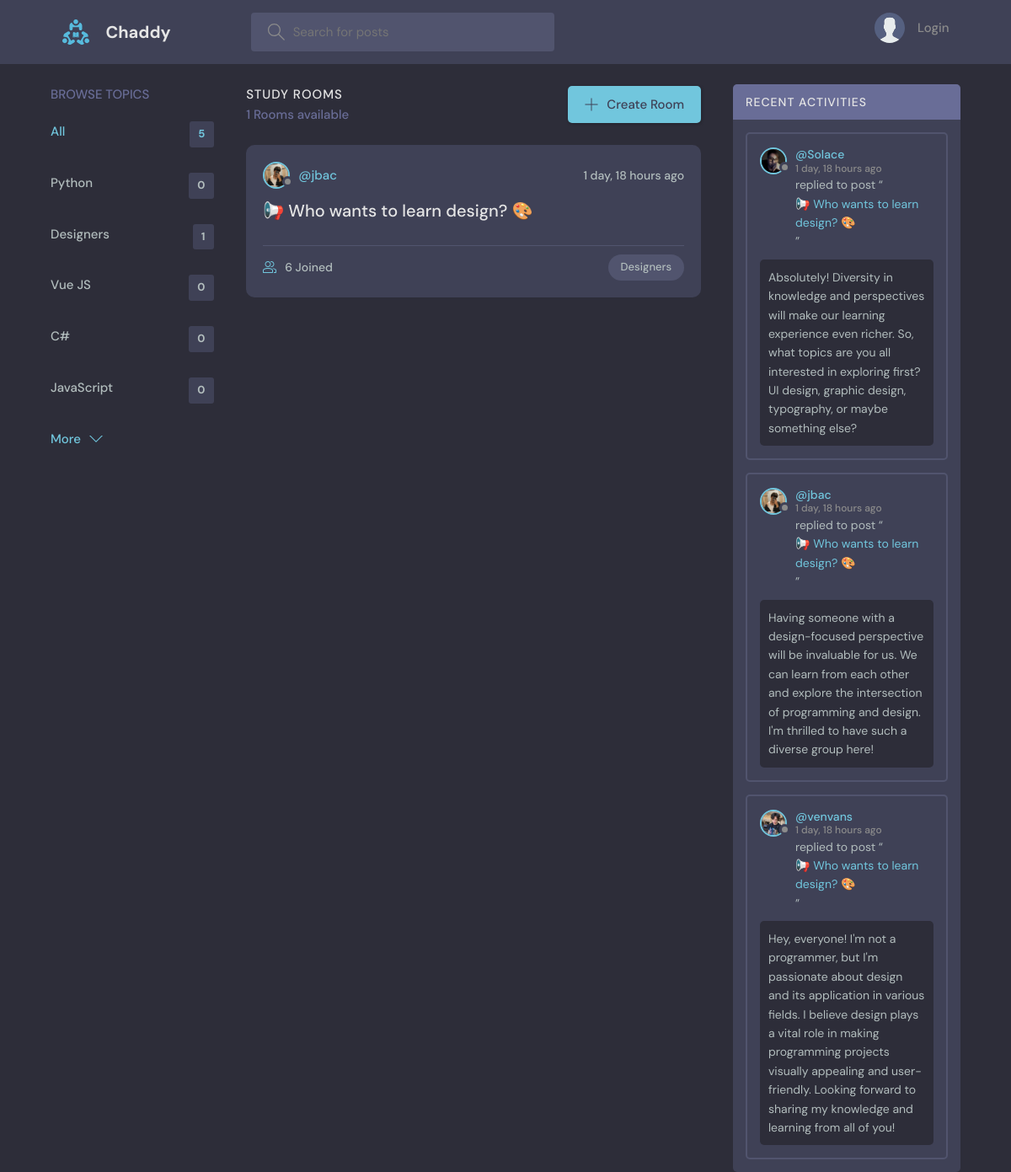
The page / on the database its author committed.
### base/models.py (models this page shows, shortened)
class Topic(models.Model):
    name = models.CharField(max_length=200)

class Room(models.Model):
    host = models.ForeignKey(User, on_delete=models.SET_NULL, null=True)
    topic = models.ForeignKey(Topic, on_delete=models.SET_NULL, null=True)
    name = models.CharField(max_length=200)
    description = models.TextField(null=True, blank=True)
    participants = models.ManyToManyField(
        User, related_name='participants', blank=True)
    updated = models.DateTimeField(auto_now=True)
    created = models.DateTimeField(auto_now_add=True)
    class Meta:
        ordering = ['-updated', '-created']
    def __str__(self):
        return self.name

class User(AbstractUser):
    name = models.CharField(max_length=200, null=True)
    email = models.EmailField(unique=True, null=True)
    bio = models.TextField(null=True)
    avatar = models.ImageField(null=True, default="avatar.svg")
    USERNAME_FIELD = 'email'
    REQUIRED_FIELDS = []

class Message(models.Model):
    user = models.ForeignKey(User, on_delete=models.CASCADE)
    room = models.ForeignKey(Room, on_delete=models.CASCADE)
    body = models.TextField()
    updated = models.DateTimeField(auto_now=True)
    created = models.DateTimeField(auto_now_add=True)
    class Meta:
        ordering = ['-updated', '-created']

### base/views.py (the view)
# urls.py: path('', views.home, name="home"),
def home(request):
    q = request.GET.get('q') if request.GET.get('q') != None else ''
    rooms = Room.objects.filter(
        Q(topic__name__icontains=q) |
        Q(name__icontains=q) |
        Q(description__icontains=q)
    )
    topics = Topic.objects.all()[0:5]
    room_count = rooms.count()
    room_messages = Message.objects.filter(
        Q(room__topic__name__icontains=q))[0:3]
    context = {'rooms': rooms, 'topics': topics,
               'room_count': room_count, 'room_messages': room_messages}
    return render(request, 'base/home.html', context)

### base/templates/base/home.html (shortened to what this page needs)
{% extends 'main.html' %}
{% block content %}
<main class="layout layout--3">
  <div class="container">
    {% include 'base/topics_component.html' %}
    <div class="roomList">
      <div class="roomList__header">
        <div>
          <h2>Study Rooms</h2>
          <p>{{room_count}} Rooms available</p>
        </div>
        <a class="btn btn--main" href="{% url 'create-room' %}">
          <svg version="1.1" xmlns="http://www.w3.org/2000/svg" width="32" height="32" viewBox="0 0 32 32">
            <title>add</title>
            <path
              d="M16.943 0.943h-1.885v14.115h-14.115v1.885h14.115v14.115h1.885v-14.115h14.115v-1.885h-14.115v-14.115z">
            </path>
          </svg>
          Create Room
        </a>
      </div>
      {% include 'base/feed_component.html' %}
    </div>
    {% include 'base/activity_component.html' %}
  </div>
</main>
{% endblock %}

### base/templates/base/topics_component.html
<div class="topics">
    <div class="topics__header">
        <h2>Browse Topics</h2>
    </div>
    <ul class="topics__list">
        <li>
            <a href="{% url 'home' %}" class="active">All <span>{{topics.count}}</span></a>
        </li>
        {% for topic in topics %}
        <li>
            <a href="{% url 'home' %}?q={{topic.name}}">{{topic.name}}<span>{{topic.room_set.all.count}}</span></a>
        </li>
        {% endfor %}
    </ul>
    <a class="btn btn--link" href="{% url 'topics' %}">
        More
        <svg version="1.1" xmlns="http://www.w3.org/2000/svg" width="32" height="32" viewBox="0 0 32 32">
            <title>chevron-down</title>
            <path d="M16 21l-13-13h-3l16 16 16-16h-3l-13 13z"></path>
        </svg>
    </a>
</div>

### base/templates/base/feed_component.html (shortened to what this page needs)
{% for room in rooms %}
<div class="roomListRoom">
    <div class="roomListRoom__header">
        <a href="{% url 'user-profile' room.host.id %}" class="roomListRoom__author">
            <div class="avatar avatar--small">
                <img src="{{room.host.avatar.url}}" />
            </div>
            <span>@{{room.host.username}}</span>
        </a>
        <div class="roomListRoom__actions">
            <span>{{room.created|timesince}} ago</span>
        </div>
    </div>
    <div class="roomListRoom__content">
        <a href="{% url 'room' room.id %}">{{room.name}}</a>
    </div>
    <div class="roomListRoom__meta">
        <a href="{% url 'room' room.id %}" class="roomListRoom__joined">
            {{room.participants.all.count}} Joined
        </a>
        <p class="roomListRoom__topic">{{room.topic.name}}</p>
    </div>
</div>
{% endfor %}

### base/templates/base/activity_component.html (shortened to what this page needs)
<div class="activities">
    <div class="activities__header">
        <h2>Recent Activities</h2>
    </div>
    {% for message in room_messages %}
    <div class="activities__box">
        <div class="activities__boxHeader roomListRoom__header">
            <a href="{% url 'user-profile' message.user.id %}" class="roomListRoom__author">
                <div class="avatar avatar--small">
                    <img src="{{message.user.avatar.url}}" />
                </div>
                <p>
                    @{{message.user.username}}
                    <span>{{message.created|timesince}} ago</span>
                </p>
            </a>
        </div>
        <div class="activities__boxContent">
            <p>replied to post “<a href="{% url 'room' message.room.id %}">{{message.room}}</a>”</p>
            <div class="activities__boxRoomContent">{{message.body}}</div>
        </div>
    </div>
    {% endfor %}
</div>

### rows shown on the page
Topic: name "Python", room_set.all.count "0"
Topic: name "Designers", room_set.all.count "1"
Topic: name "Vue JS", room_set.all.count "0"
Topic: name "C#", room_set.all.count "0"
Topic: name "JavaScript", room_set.all.count "0"
Room: host.avatar (picture), host.username "jbac", created "1 day, 18 hours", name "📢 Who wants to learn design? 🎨", participants.all.count "6", topic.name "Designers"
Message: user.avatar (picture), user.username "Solace", created "1 day, 18 hours", room "📢 Who wants to learn design? 🎨", body "Absolutely! Diversity in knowledge and perspectives will make our learning experience even richer. So, what topics are you all interested in exploring first? UI design, graphic design, typography, or maybe something else?"
Message: user.avatar (picture), user.username "jbac", created "1 day, 18 hours", room "📢 Who wants to learn design? 🎨", body "Having someone with a design-focused perspective will be invaluable for us. We can learn from each other and explore the intersection of programming and design. I'm thrilled to have such a diverse group here!"
Message: user.avatar (picture), user.username "venvans", created "1 day, 18 hours", room "📢 Who wants to learn design? 🎨", body "Hey, everyone! I'm not a programmer, but I'm passionate about design and its application in various fields. I believe design plays a vital role in making programming projects visually appealing and user-friendly. Looking forward to sharing my knowledge and learning from all of you!"

### other values the page prints
{{ topics.count }} "5"
{{ room_count }} "1"
